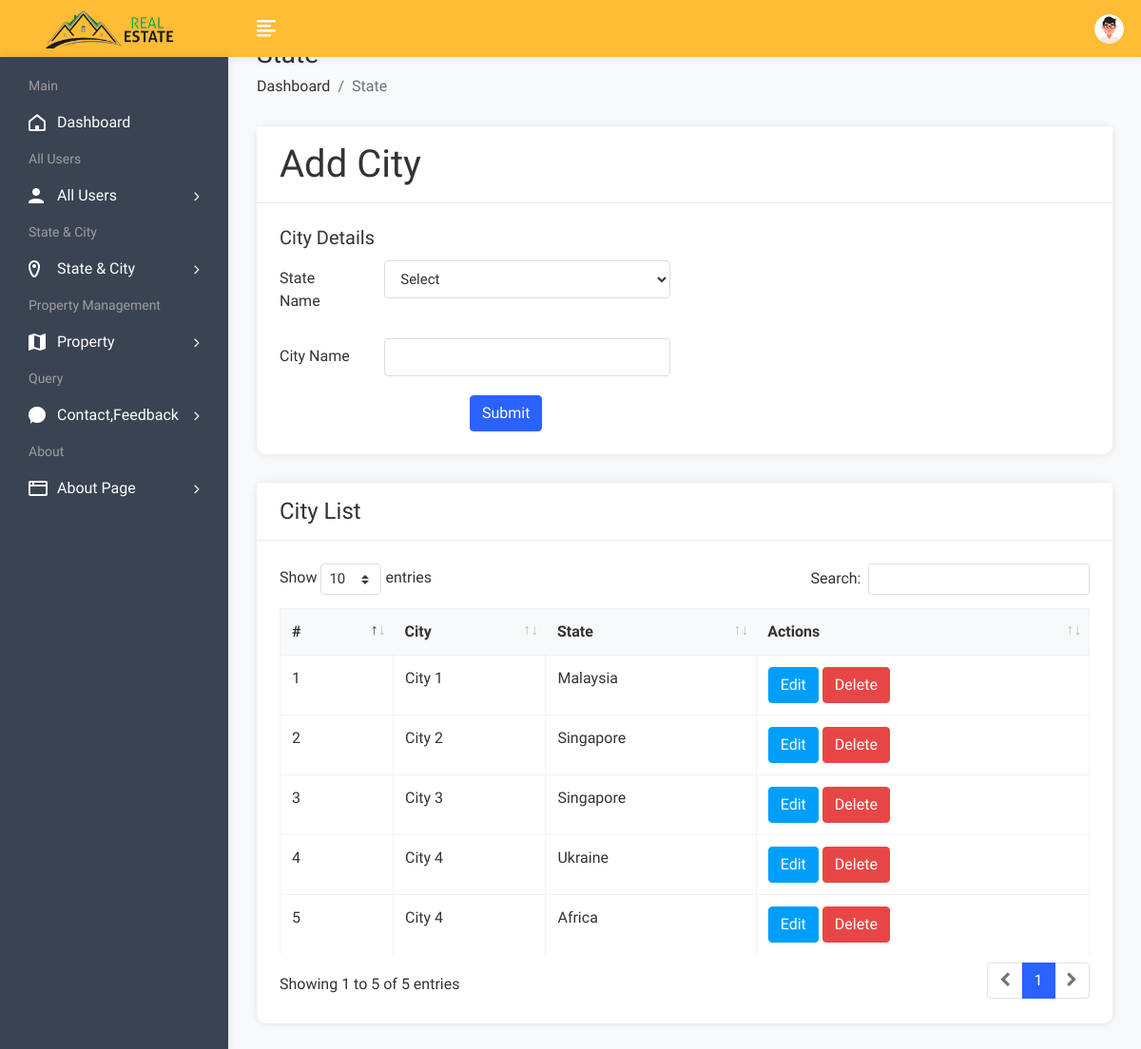
Screenshot of /admin/cityadd.php (signed in) with the database file from the repository.
### tables this page shows
CREATE TABLE `city` (
  `cid` int(50) NOT NULL,
  `cname` varchar(100) NOT NULL,
  `sid` int(50) NOT NULL
);

CREATE TABLE `state` (
  `sid` int(50) NOT NULL,
  `sname` varchar(100) NOT NULL
);

### admin/cityadd.php (the view, shortened to what this page needs)
<!DOCTYPE html>
<html lang="en">
<head>
        <link rel="stylesheet" href="assets/css/bootstrap.min.css">
        <link rel="stylesheet" href="assets/css/font-awesome.min.css">
        <link rel="stylesheet" href="assets/css/feathericon.min.css">
		<link rel="stylesheet" href="assets/plugins/datatables/dataTables.bootstrap4.min.css">
		<link rel="stylesheet" href="assets/plugins/datatables/responsive.bootstrap4.min.css">
		<link rel="stylesheet" href="assets/plugins/datatables/select.bootstrap4.min.css">
		<link rel="stylesheet" href="assets/plugins/datatables/buttons.bootstrap4.min.css">
        <link rel="stylesheet" href="assets/css/style.css">
    </head>
    <body>
			<?php include("header.php");?>
            <div class="page-wrapper">
                <div class="content container-fluid">
					<div class="page-header">
						<div class="row">
							<div class="col">
								<h3 class="page-title">State</h3>
								<ul class="breadcrumb">
									<li class="breadcrumb-item"><a href="dashboard.php">Dashboard</a></li>
									<li class="breadcrumb-item active">State</li>
								</ul>
							</div>
						</div>
					</div>
					<div class="row">
						<div class="col-md-12">
							<div class="card">
								<div class="card-header">
									<h1 class="card-title">Add City</h1>
								</div>
								<form method="post" id="insert product" enctype="multipart/form-data">
									<div class="card-body">
											<div class="row">
												<div class="col-xl-6">
													<h5 class="card-title">City Details</h5>
													<div class="form-group row">
														<label class="col-lg-3 col-form-label">State Name</label>
														<div class="col-lg-9" >
															<select class="form-control" name="state">
																<option value="">Select</option>
															</select>
														</div>
													</div>
													<div class="form-group row">
														<label class="col-lg-3 col-form-label">City Name</label>
														<div class="col-lg-9">
															<input type="text" class="form-control" name="city">
														</div>
													</div>
												</div>
											</div>
											<div class="text-left">
												<input type="submit" class="btn btn-primary"  value="Submit" name="insert" style="margin-left:200px;">
											</div>
									</div>
								</form>
							</div>
						</div>
					</div>
				<div class="row">
						<div class="col-sm-12">
							<div class="card">
								<div class="card-header">
									<h4 class="card-title">City List</h4>
								</div>
								<div class="card-body">
									<table id="basic-datatable" class="table table-bordered table-hover">
                                            <thead>
                                                <tr>
                                                    <th>#</th>
                                                    <th>City</th>
													<th>State</th>
													<th>Actions</th>
                                                </tr>
                                            </thead>
                                            <tbody>
											<?php
												$query=mysqli_query($con,"select city.*,state.sname from city,state where city.sid=state.sid");
												$cnt=1;
												while($row=mysqli_fetch_array($query))
													{
											?>
                                                <tr>
                                                    <td><?php echo $cnt; ?></td>
                                                    <td><?php echo $row['1']; ?></td>
													<td><?php echo $row['sname']; ?></td>
													<td><a href="cityedit.php?id=<?php echo $row['0']; ?>"><button class="btn btn-info">Edit</button></a>
                                                   <a href="citydelete.php?id=<?php echo $row['0']; ?>"><button class="btn btn-danger">Delete</button></a></td>
                                                </tr>
                                                <?php $cnt=$cnt+1; } ?>
                                            </tbody>
                                        </table>
								</div>
							</div>
						</div>
					</div>
				</div>
			</div>
    </body>
</html>

### rows the page displays
city: cname "City 1", sid.sname "Malaysia"
city: cname "City 2", sid.sname "Singapore"
city: cname "City 3", sid.sname "Singapore"
city: cname "City 4", sid.sname "Ukraine"
city: cname "City 4", sid.sname "Africa"
